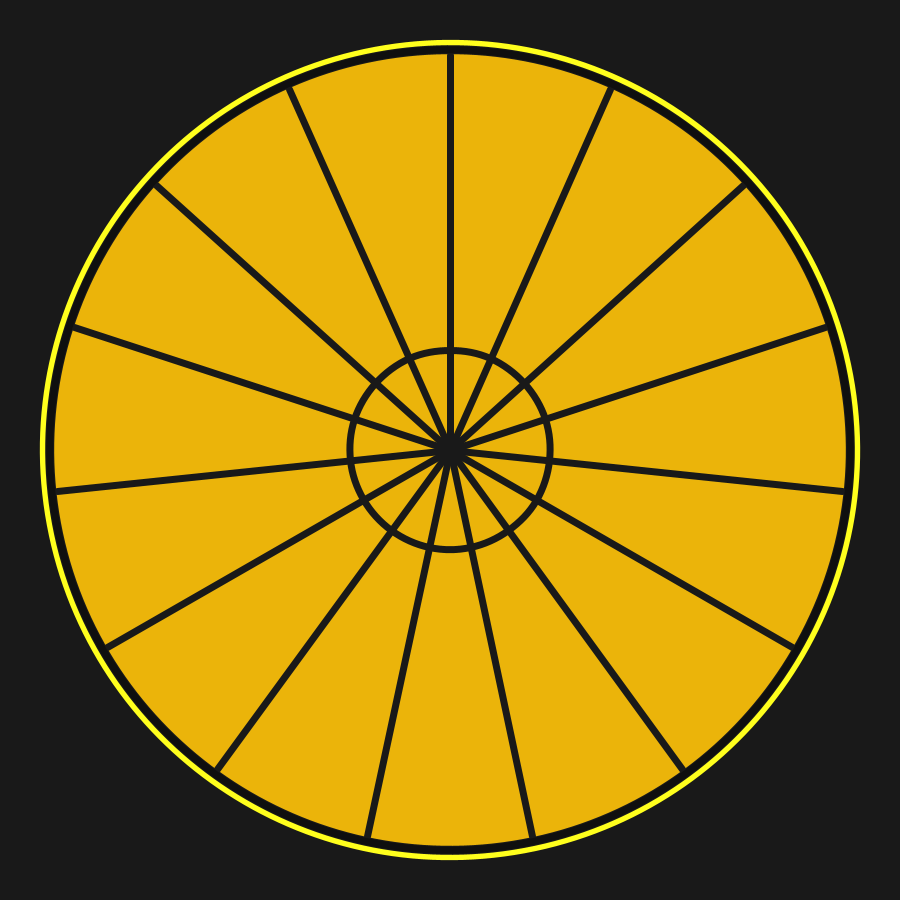
Frame 1 (no input)
Frame 2 (the mouse pressed at the canvas centre, redrawn once): identical to frame 1, image omitted

The Processing sketch that drew this single still picture (run headless with seeded random() and noise(); the mouse was pressed at the canvas centre and the sketch redrawn once):

// Processing sketch: LemonSun1
// ── LemonSun1.pde
void setup(){
size(900,900);
background(25);

noLoop();





translate(width/2, height/2);
rotate(PI/15*6.5);
stroke(25);
strokeWeight(9);

fill(255,255,29);
ellipse(0,0, 830, 830);

fill(235,180,10);
ellipse(0,0,800,800);
int parts = 15;

//rotate(PI*2/parts);

for( int i = 0; i < parts; i++){

  stroke(25);
  strokeWeight(7);
  line(0,0, 395,0);
  rotate(PI*2/parts);
noFill();
arc(0,0,200,200,0,PI*2/parts);

}
noFill();

stroke(15);
ellipse(0,0, 800, 800);


}


void draw(){}
